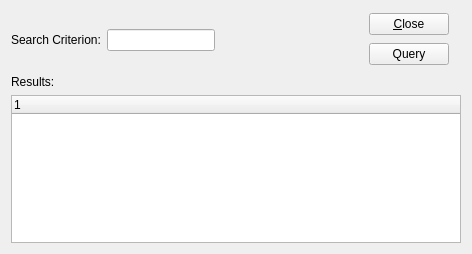
<?xml version="1.0" encoding="UTF-8"?>
<ui version="4.0">
 <comment>This file is part of the xTuple ERP: PostBooks Edition, a free and
open source Enterprise Resource Planning software suite,
Copyright (c) 1999-2019 by OpenMFG LLC, d/b/a xTuple.
It is licensed to you under the Common Public Attribution License
version 1.0, the full text of which (including xTuple-specific Exhibits)
is available at www.xtuple.com/CPAL.  By using this software, you agree
to be bound by its terms.</comment>
 <class>newForm</class>
 <widget class="QWidget" name="newForm">
  <property name="geometry">
   <rect>
    <x>0</x>
    <y>0</y>
    <width>472</width>
    <height>254</height>
   </rect>
  </property>
  <property name="windowTitle">
   <string>New Form</string>
  </property>
  <layout class="QGridLayout" name="gridLayout">
   <item row="0" column="0">
    <layout class="QFormLayout" name="formLayout">
     <property name="fieldGrowthPolicy">
      <enum>QFormLayout::FieldsStayAtSizeHint</enum>
     </property>
     <property name="topMargin">
      <number>18</number>
     </property>
     <property name="bottomMargin">
      <number>18</number>
     </property>
     <item row="0" column="0">
      <widget class="QLabel" name="_searchMeLit">
       <property name="text">
        <string>Search Criterion:</string>
       </property>
       <property name="buddy">
        <cstring>_searchMe</cstring>
       </property>
      </widget>
     </item>
     <item row="0" column="1">
      <widget class="XLineEdit" name="_searchMe"/>
     </item>
    </layout>
   </item>
   <item row="0" column="1">
    <layout class="QVBoxLayout" name="verticalLayout">
     <property name="leftMargin">
      <number>14</number>
     </property>
     <property name="rightMargin">
      <number>12</number>
     </property>
     <item>
      <widget class="QPushButton" name="_close">
       <property name="text">
        <string>&amp;Close</string>
       </property>
      </widget>
     </item>
     <item>
      <widget class="QPushButton" name="_query">
       <property name="text">
        <string>Query</string>
       </property>
      </widget>
     </item>
     <item>
      <spacer name="verticalSpacer">
       <property name="orientation">
        <enum>Qt::Vertical</enum>
       </property>
       <property name="sizeType">
        <enum>QSizePolicy::Preferred</enum>
       </property>
       <property name="sizeHint" stdset="0">
        <size>
         <width>20</width>
         <height>0</height>
        </size>
       </property>
      </spacer>
     </item>
    </layout>
   </item>
   <item row="2" column="0" colspan="2">
    <widget class="XTreeWidget" name="_results"/>
   </item>
   <item row="1" column="0">
    <widget class="QLabel" name="_resultsLit">
     <property name="text">
      <string>Results:</string>
     </property>
     <property name="buddy">
      <cstring>_results</cstring>
     </property>
    </widget>
   </item>
  </layout>
 </widget>
 <customwidgets>
  <customwidget>
   <class>XLineEdit</class>
   <extends>QLineEdit</extends>
   <header>xlineedit.h</header>
   <container>1</container>
  </customwidget>
  <customwidget>
   <class>XTreeWidget</class>
   <extends>QTreeWidget</extends>
   <header>xtreewidget.h</header>
   <container>1</container>
  </customwidget>
 </customwidgets>
 <tabstops>
  <tabstop>_searchMe</tabstop>
  <tabstop>_results</tabstop>
  <tabstop>_query</tabstop>
  <tabstop>_close</tabstop>
 </tabstops>
 <resources/>
 <connections>
  <connection>
   <sender>_close</sender>
   <signal>clicked()</signal>
   <receiver>newForm</receiver>
   <slot>close()</slot>
   <hints>
    <hint type="sourcelabel">
     <x>335</x>
     <y>31</y>
    </hint>
    <hint type="destinationlabel">
     <x>246</x>
     <y>7</y>
    </hint>
   </hints>
  </connection>
 </connections>
</ui>
